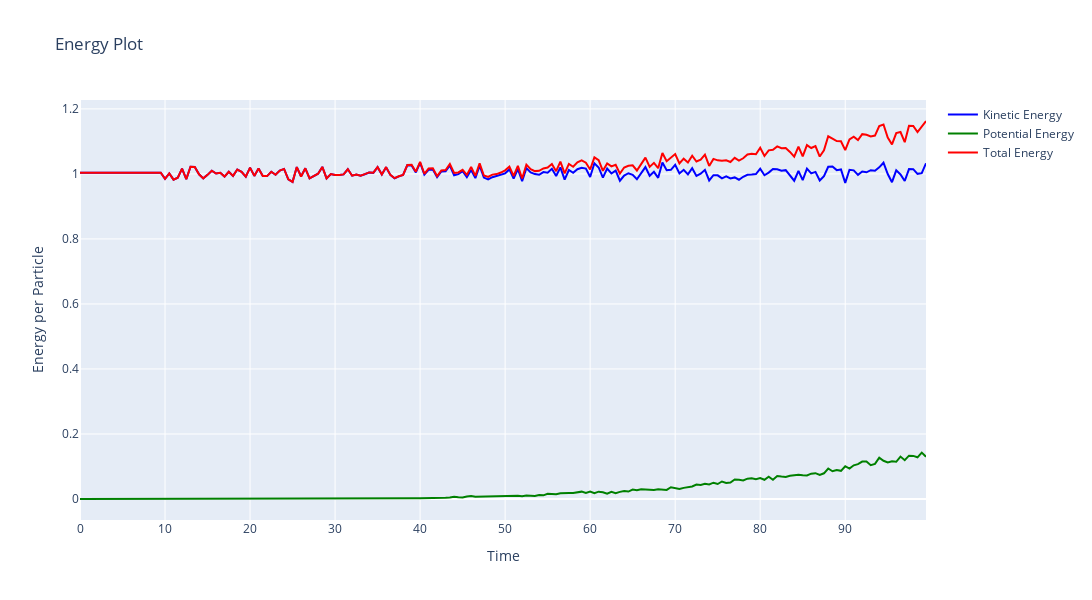

Notebook cell for this chart:
### Markdown cell above
# Plot Energy

### Code cell
def energy_plotly_plotter(xlabel, ylabel, legend_names, colors):
    time = []
    kinetic_energy = []
    potential_energy = []
    total_energy = []

    for t in range(len(particle_positions)):
        time.append(float(t)*dataCompression*timestep)
        kinetic_energy_total=0.0
        i=0
        for _, _ ,vx ,vy , _, PE in particle_positions[t]:
            kinetic_energy_total+=(float(0.5 * (vx**2 + vy**2)))
            if i==len(particle_positions[0])-1:
                potential_energy_per_particle=float(PE)
                kinetic_energy_per_particle=kinetic_energy_total/float(len(particle_positions[0]))
            i+=1
        potential_energy.append(potential_energy_per_particle)
        kinetic_energy.append(kinetic_energy_per_particle)
        total_energy.append(potential_energy_per_particle+kinetic_energy_per_particle)
    # Create Plotly figure
    fig = go.Figure()

    fig.add_trace(go.Scatter(x=time, y=kinetic_energy, mode='lines', name=legend_names[0], line=dict(color=colors[0])))
    fig.add_trace(go.Scatter(x=time, y=potential_energy, mode='lines', name=legend_names[1], line=dict(color=colors[1])))
    fig.add_trace(go.Scatter(x=time, y=total_energy, mode='lines', name=legend_names[2], line=dict(color=colors[2])))

    fig.update_layout(title="Energy Plot", xaxis_title=xlabel, yaxis_title=ylabel, width=1200, height=600)

    pio.write_html(fig, path+'tempi.html')
    fig.show()
legend_names = ["Kinetic Energy", "Potential Energy", "Total Energy"]
colors = ['blue', 'green', 'red']
energy_plotly_plotter("Time", "Energy per Particle", legend_names, colors)

### Figure 1 — Plotly figure (JSON) as saved in the notebook; plotly's stock layout.template omitted (floating-point values rounded to 4 significant figures; data arrays with more than 128 entries replaced by an {"elided": "..."} marker saying what was removed)
{"data": [{"line": {"color": "blue"}, "mode": "lines", "name": "Kinetic Energy", "type": "scatter", "x": {"elided": "200 float values"}, "y": {"elided": "200 float values"}}, {"line": {"color": "green"}, "mode": "lines", "name": "Potential Energy", "type": "scatter", "x": {"elided": "200 float values"}, "y": {"elided": "200 float values"}}, {"line": {"color": "red"}, "mode": "lines", "name": "Total Energy", "type": "scatter", "x": {"elided": "200 float values"}, "y": {"elided": "200 float values"}}], "layout": {"height": 600, "title": {"text": "Energy Plot"}, "width": 1200, "xaxis": {"title": {"text": "Time"}}, "yaxis": {"title": {"text": "Energy per Particle"}}}}
